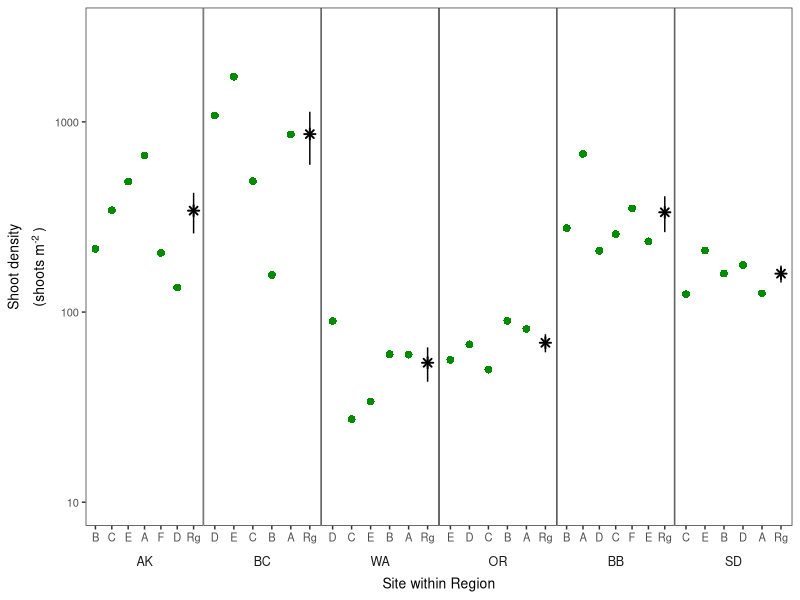
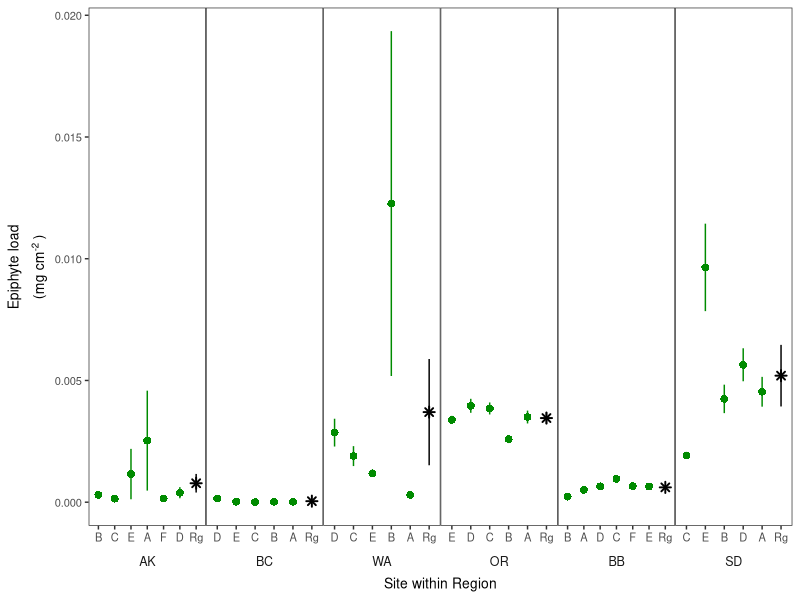
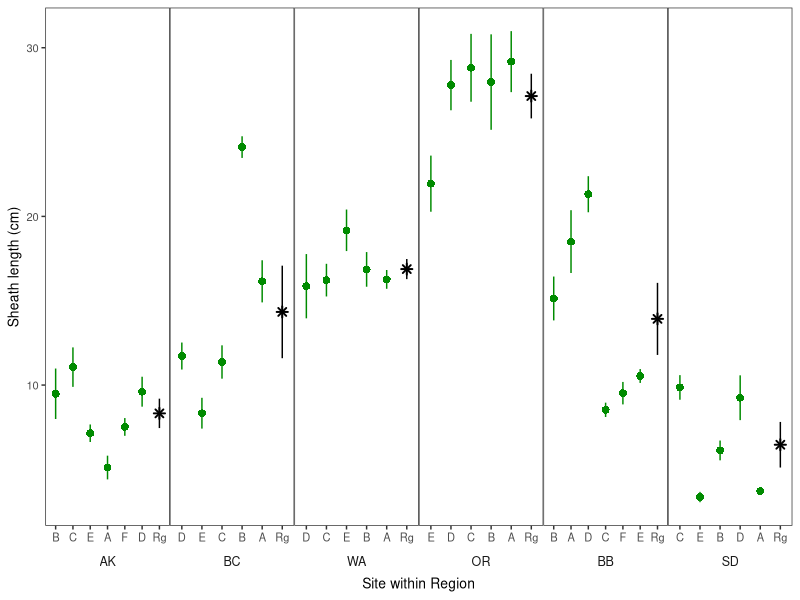
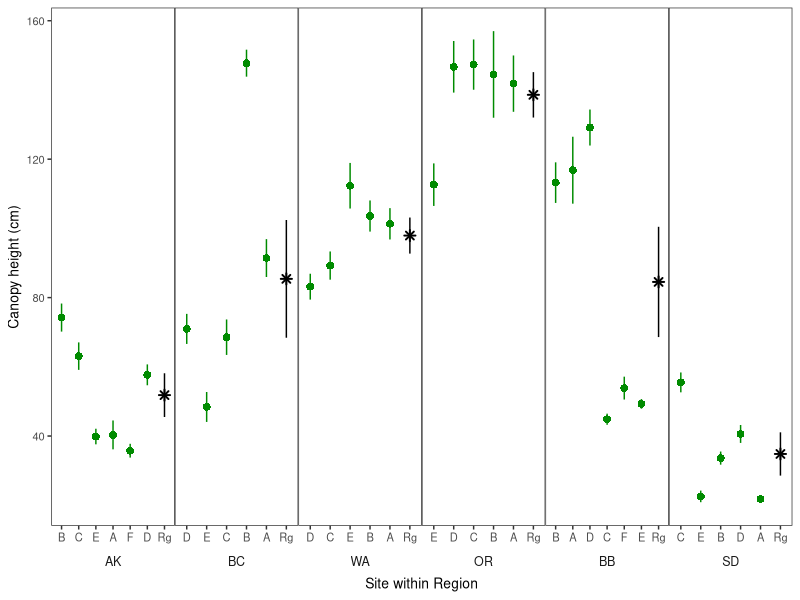
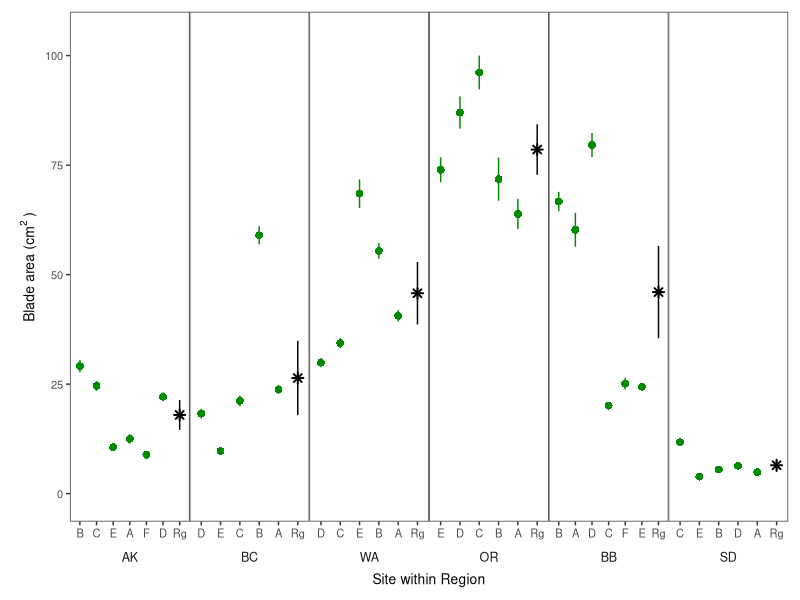
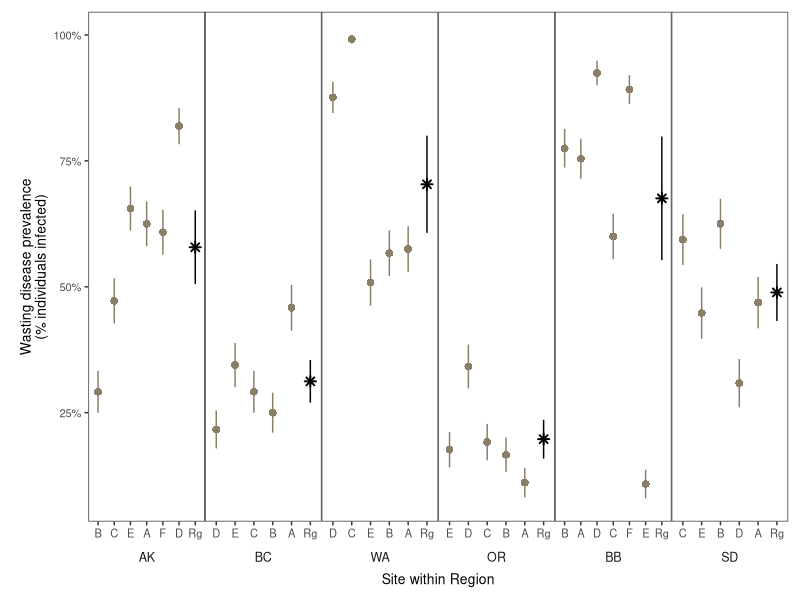
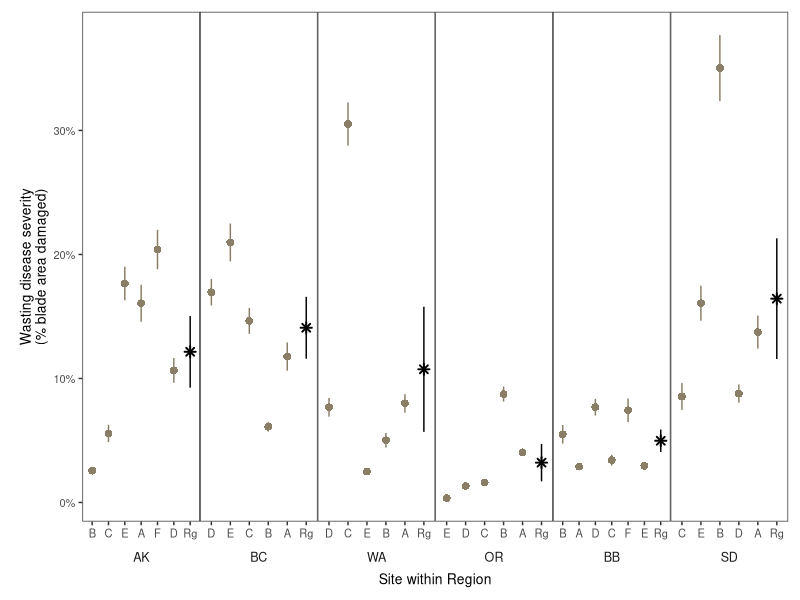
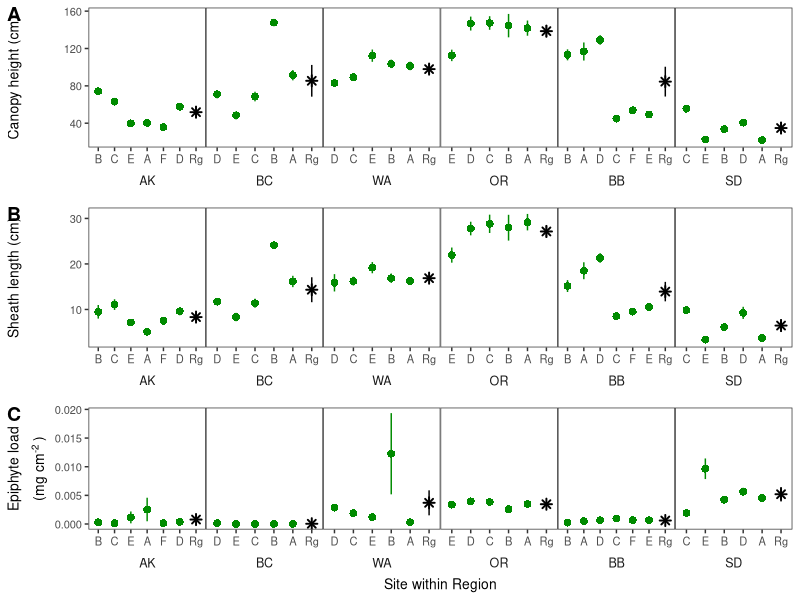

Write the R code that produced these figures, in order.
# Code files for EelgrassDiseaesTemperature manuscript
# 01_eelgrass_survey_metrics

# Last updated 2021-05-20 by Lillian Aoki

# This script imports and visualizes data from the eelgrass wasting disease surveys in 2019
# Outputs include Fig 6 and Fig S5 in the manuscript

#### Load libraries ####
library(tidyverse)
library(plotrix)
library(cowplot)
region_order <- c("AK","BC","WA","OR","BB","SD")

# Read in data ####
## site coordinates
coords <- read.csv("Data/site_lat_long.csv")
# summarize by region, subtract 5 from mean latitude so that the region mean will plot to the right of all sites
coords_region <- coords %>%
  group_by(Region) %>%
  summarise(Lat=mean(Lat)-5,Long=mean(Long))
# in figures, the data are arranged by latitude to show the geographic gradient 

# survey metrics at the site level
all <- read.csv("Data/all_survey_metrics_site.csv")
all$Type <- "Site"
all <- left_join(all, coords, by=c("Region","SiteCode"))
# calculate canopy height as the combination of sheath length and longest blade length
all$CanopyHeightMean <- all$LongestBladeLengthMean+all$SheathLengthMean
all$CanopyHeightSe <- sqrt((all$LongestBladeLengthSe)^2+(all$SheathLengthSe)^2)

all_region <- all %>%
  group_by(Region, Type="Region")%>%
  summarise(DensityShootsSe=sd(DensityShootsMean)/sqrt(length(DensityShootsMean)),
            DensityShootsMean=mean(DensityShootsMean,na.rm=TRUE),
            EpiphytePerAreaSe=sd(EpiphytePerAreaMean)/sqrt(length(EpiphytePerAreaMean)),
            EpiphytePerAreaMean=mean(EpiphytePerAreaMean),
            LongestBladeLengthSe=sd(LongestBladeLengthMean)/sqrt(length(LongestBladeLengthMean)),
            LongestBladeLengthMean=mean(LongestBladeLengthMean),
            SheathLengthSe=sd(SheathLengthMean)/sqrt(length(SheathLengthMean)),
            SheathLengthMean=mean(SheathLengthMean),
            CanopyHeightSe=sd(CanopyHeightMean)/sqrt(length(CanopyHeightMean)),
            CanopyHeightMean=mean(CanopyHeightMean),
            PrevalenceSe=sd(PrevalenceMean)/sqrt(length(PrevalenceMean)),
            PrevalenceMean=mean(PrevalenceMean),
            SeveritySe=sd(SeverityMean)/sqrt(length(SeverityMean)),
            SeverityMean=mean(SeverityMean),
            BladeAreaSe=sd(BladeAreaMean)/sqrt(length(BladeAreaMean)),
            BladeAreaMean=mean(BladeAreaMean))

all_region <- left_join(all_region,coords_region,by=c("Region"))

all_region$SiteCode <- "Rg"
all_region$Region <- ordered(all_region$Region,levels=region_order)
all$Region <- ordered(all$Region,levels=region_order)
all <- dplyr::select(all,c("SiteCode",names(all_region)))

# combine site and region data for plotting
combo <- rbind(all,all_region)
combo$Region <- ordered(combo$Region, levels=region_order)
combo <- combo %>%
  ungroup%>%
  arrange(Region,-Lat)%>%
  mutate(order=row_number())

# Create plots ####

# shoot density plot
p_den <- ggplot()+
  geom_pointrange(data=combo,aes(x=as.factor(order),y=DensityShootsMean,ymin=DensityShootsMean-DensityShootsSe,
                                 ymax=DensityShootsMean+DensityShootsSe,color=Type,shape=Type))+
  facet_wrap(~Region,nrow = 1,scales = "free_x",strip.position = "bottom")+
  scale_color_manual(values=c("black","green4"))+
  scale_shape_manual(values=c(8,16))+
  scale_y_log10(limits=c(10,3000))+
  scale_x_discrete(breaks = combo$order,
                   labels = combo$SiteCode)+
  ylab(expression(atop("Shoot density",paste("(shoots m"^"-2"~")"))))+
  xlab("Site within Region")+
  theme_bw()+
  #theme(axis.text.x=element_text(angle=60,vjust = -0.05,hjust=0.25))+
  theme(panel.spacing = unit(0, "lines"),
        panel.grid = element_blank(),
        strip.background = element_blank(),
        strip.placement = "outside",
        panel.border = element_rect(),
        axis.text=element_text(size=8),
        axis.title=element_text(size=10),
        strip.text = element_text(size=9),
        legend.position = "none")
p_den

# epiphyte load plot
p_epi <- ggplot()+
  geom_pointrange(data=combo,aes(x=as.factor(order),y=EpiphytePerAreaMean,
                                     ymax=EpiphytePerAreaMean+EpiphytePerAreaSe,
                                     ymin=EpiphytePerAreaMean-EpiphytePerAreaSe,
                                     color=Type,shape=Type))+
  facet_wrap(~Region,nrow = 1,scales = "free_x",strip.position = "bottom")+
  scale_color_manual(values=c("black","green4"))+
  scale_shape_manual(values=c(8,16))+
  #scale_y_log10(limits=c(0.0000001,0.1))+
  scale_x_discrete(breaks = combo$order,
                   labels = combo$SiteCode)+
  ylab(expression(atop("Epiphyte load",paste("(mg cm"^"-2"~")"))))+
  xlab("Site within Region")+
  theme_bw()+
  #  theme(axis.text.x=element_text(angle=90))+
  theme(panel.spacing = unit(0, "lines"),
        panel.grid = element_blank(),
        strip.background = element_blank(),
        strip.placement = "outside",
        panel.border = element_rect(),
        axis.text=element_text(size=8),
        axis.title=element_text(size=10),
        strip.text = element_text(size=9),
        legend.position = "none")
p_epi

# sheath length plot
p_sh <- ggplot()+
  geom_pointrange(data= combo,aes(x=as.factor(order),
                                    y=SheathLengthMean/10,
                                    ymax=(SheathLengthMean+SheathLengthSe)/10,
                                    ymin=(SheathLengthMean-SheathLengthSe)/10,
                                    color=Type,shape=Type))+
  #scale_y_continuous(expand = c(0,10))+
  facet_wrap(~Region,nrow = 1,scales = "free_x",strip.position = "bottom")+
  scale_color_manual(values=c("black","green4"))+
  scale_shape_manual(values=c(8,16))+
  scale_x_discrete(breaks = combo$order,
                   labels = combo$SiteCode)+
  ylab("Sheath length (cm)")+
  xlab("Site within Region")+
  theme_bw()+
  #  theme(axis.text.x=element_text(angle=90))+
  theme(panel.spacing = unit(0, "lines"),
        panel.grid = element_blank(),
        strip.background = element_blank(),
        strip.placement = "outside",
        panel.border = element_rect(),
        axis.text=element_text(size=8),
        axis.title=element_text(size=10),
        strip.text = element_text(size=9),
        legend.position="none")
p_sh

# canopy height plot
p_ch <- ggplot()+
  geom_pointrange(data=combo,aes(x=as.factor(order),
                                    y=CanopyHeightMean/10,
                                    ymax=(CanopyHeightMean+CanopyHeightSe)/10,
                                    ymin=(CanopyHeightMean-CanopyHeightSe)/10,
                                    color=Type,shape=Type))+  
 facet_wrap(~Region,nrow = 1,scales = "free_x",strip.position = "bottom")+
  scale_color_manual(values=c("black","green4"))+
  scale_shape_manual(values=c(8,16))+
  scale_x_discrete(breaks = combo$order,
                   labels = combo$SiteCode)+
  ylab("Canopy height (cm)")+
  xlab("Site within Region")+
  theme_bw()+
  #  theme(axis.text.x=element_text(angle=90))+
  theme(panel.spacing = unit(0, "lines"),
        panel.grid = element_blank(),
        strip.background = element_blank(),
        strip.placement = "outside",
        panel.border = element_rect(),
        axis.text=element_text(size=8),
        axis.title=element_text(size=10),
        strip.text = element_text(size=9),
        legend.position = "none")
p_ch

# blade area plot
p_ba <- ggplot()+
  geom_pointrange(data=combo,aes(x=as.factor(order),
                                    y=BladeAreaMean,
                                    ymax=BladeAreaMean+BladeAreaSe,
                                    ymin=BladeAreaMean-BladeAreaSe,color=Type,shape=Type))+
  scale_y_continuous(expand = c(0,10))+
  facet_wrap(~Region,nrow = 1,scales = "free_x",strip.position = "bottom")+
  scale_color_manual(values=c("black","green4"))+
  scale_shape_manual(values=c(8,16))+
  scale_x_discrete(breaks = combo$order,
                   labels = combo$SiteCode)+
  ylab(expression("Blade area (cm"^"2"~")"))+
  xlab("Site within Region")+
  theme_bw()+
  #  theme(axis.text.x=element_text(angle=90))+
  theme(panel.spacing = unit(0, "lines"),
        panel.grid = element_blank(),
        strip.background = element_blank(),
        strip.placement = "outside",
        panel.border = element_rect(),
        axis.text=element_text(size=8),
        axis.title=element_text(size=10),
        strip.text = element_text(size=9),
        plot.margin = margin(t=3,b=3,r=3,l=5,unit="mm"),
        legend.position = "none")
p_ba

# disease prevalence plot
p_prev <- ggplot()+
  geom_pointrange(data=combo,aes(x=as.factor(order),
                                    y=PrevalenceMean,
                                    ymax=PrevalenceMean+PrevalenceSe,
                                    ymin=PrevalenceMean-PrevalenceSe,color=Type,shape=Type))+
  facet_wrap(~Region,nrow = 1,scales = "free_x",strip.position = "bottom")+
  scale_color_manual(values=c("black","wheat4"))+
  scale_shape_manual(values=c(8,16))+
  scale_x_discrete(breaks = combo$order,
                   labels = combo$SiteCode)+
  scale_y_continuous(labels = scales::percent_format(accuracy = 1))+
  ylab("Wasting disease prevalence\n(% individuals infected)")+
  xlab("Site within Region")+
  theme_bw()+
  #  theme(axis.text.x=element_text(angle=90))+
  theme(panel.spacing = unit(0, "lines"),
        panel.grid = element_blank(),
        strip.background = element_blank(),
        strip.placement = "outside",
        panel.border = element_rect(),
        axis.text=element_text(size=8),
        axis.title=element_text(size=10),
        strip.text = element_text(size=9),
        plot.margin = margin(t=3,b=3,r=3,l=5,unit="mm"),
        legend.position = "none")
p_prev

# disease severity plot
p_sev <- ggplot()+
  geom_pointrange(data=combo,aes(x=as.factor(order),
                                    y=SeverityMean,
                                    ymax=SeverityMean+SeveritySe,
                                    ymin=SeverityMean-SeveritySe,color=Type,shape=Type))+
  facet_wrap(~Region,nrow = 1,scales = "free_x",strip.position = "bottom")+
  scale_color_manual(values=c("black","wheat4"))+
  scale_shape_manual(values=c(8,16))+
  scale_y_continuous(labels = scales::percent_format(accuracy = 1))+
  scale_x_discrete(breaks = combo$order,
                   labels = combo$SiteCode)+
  ylab("Wasting disease severity\n(% blade area damaged)")+
  xlab("Site within Region")+
  theme_bw()+
  #  theme(axis.text.x=element_text(angle=90))+
  theme(panel.spacing = unit(0, "lines"),
        panel.grid = element_blank(),
        strip.background = element_blank(),
        strip.placement = "outside",
        panel.border = element_rect(),
        axis.text=element_text(size=8),
        axis.title=element_text(size=10),
        strip.text = element_text(size=9),
        plot.margin = margin(t=3,b=3,r=3,l=5,unit="mm"),
        legend.position = "none")
p_sev

# Combine plots into figures ####

# canopy height, sheath length, and epiphyte load for supplemental Figure S5
p_ch1 <- p_ch+xlab(NULL)
p_sh1 <- p_sh+xlab(NULL)

p_all <- plot_grid(
  p_ch1,
  p_sh1,
  p_epi,
  align="v",
  labels=c("A","B","C"),
  ncol=1
)
p_all
ggsave(p_all,filename = "Figures/FigS5_seagrass_metrics.jpg",height=6.75,width=6)
# create high resolution version for paper submission (high-res files not uploaded to github)
ggsave(p_all,filename = "Figures/HighRes/FigS5_seagrass_metrics.tiff",height=6.75,width=6)

# blade area, shoot density, disease prevalence, and disease severity for manuscript Figure 6
p_ba1 <- p_ba+xlab(NULL)
p_den1 <- p_den+xlab(NULL)
p_prev1 <- p_prev+xlab(NULL)

p_fig <- plot_grid(
  p_ba1,
  p_den1,
  p_prev1,
  p_sev,
  align="v",axis="l",
  labels=c("A","B","C","D"),hjust = 0,
  #nrow=3,
  ncol=1
)
p_fig
ggsave(p_fig,filename = "Figures/Fig6_disease_metrics.jpg",height=9,width=6)
ggsave(p_fig,filename = "Figures/HighRes/Fig6_disease_metrics.tiff",height=9,width=6)
